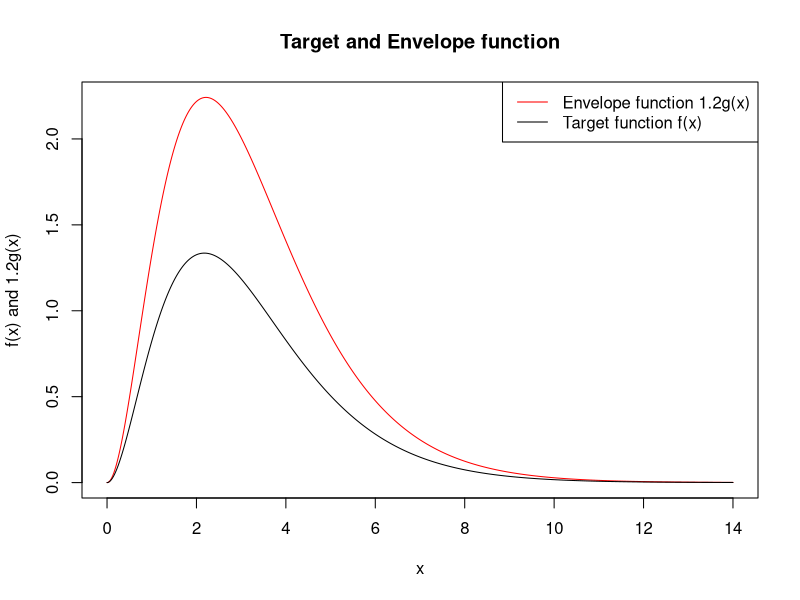

Here is the R script that generated this plot:
# Plot f(x) and 1.2g(x)

theta <- 3
x <- seq(0, 14, by = 0.001)
f <- function(x) {sqrt(4+x)*x^(theta-1)*exp(-x)}
g <- function(x) {(2*x^(theta-1)+x^(theta-0.5))*exp(-x)}
plot(x, 1.2*g(x), type = 'l', main = "Target and Envelope function", 
     ylab = "f(x) and 1.2g(x)", col = "red")
lines(x, f(x), col = "black", lty = 1)
legend("topright", legend = c("Envelope function 1.2g(x)", "Target function f(x)"), 
       lty = c(1,1), col = c("red", "black"))
